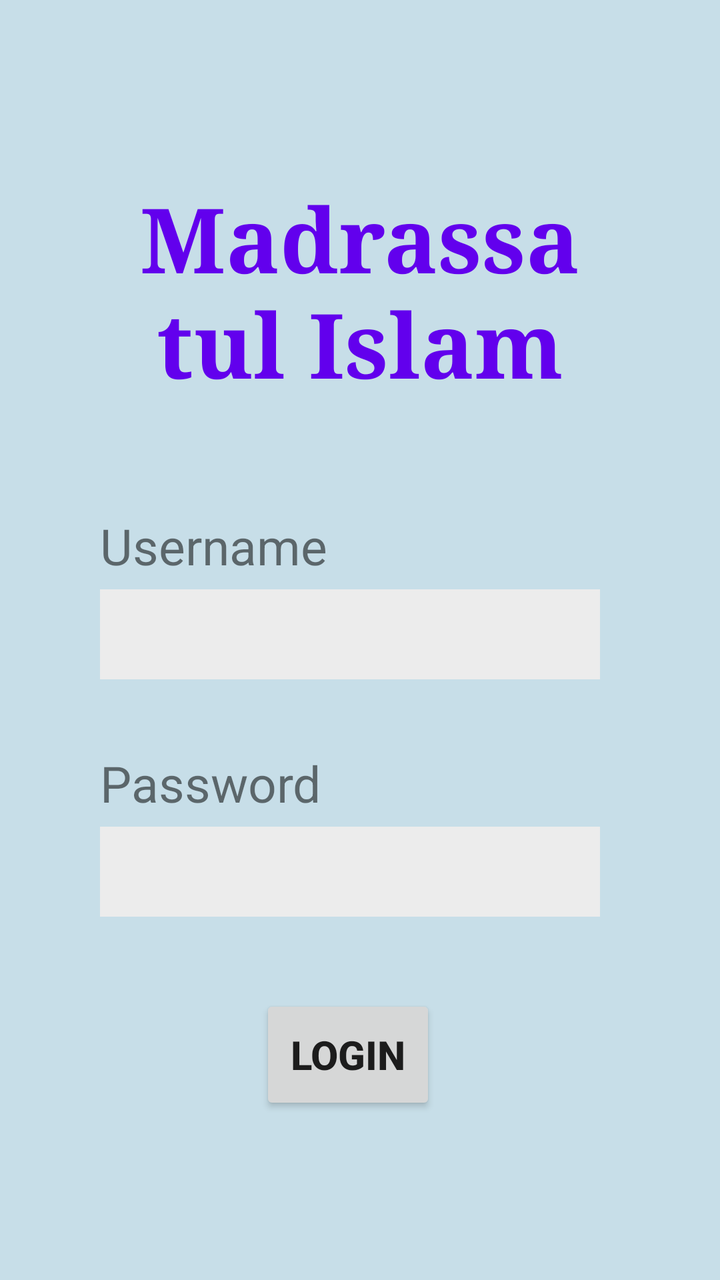
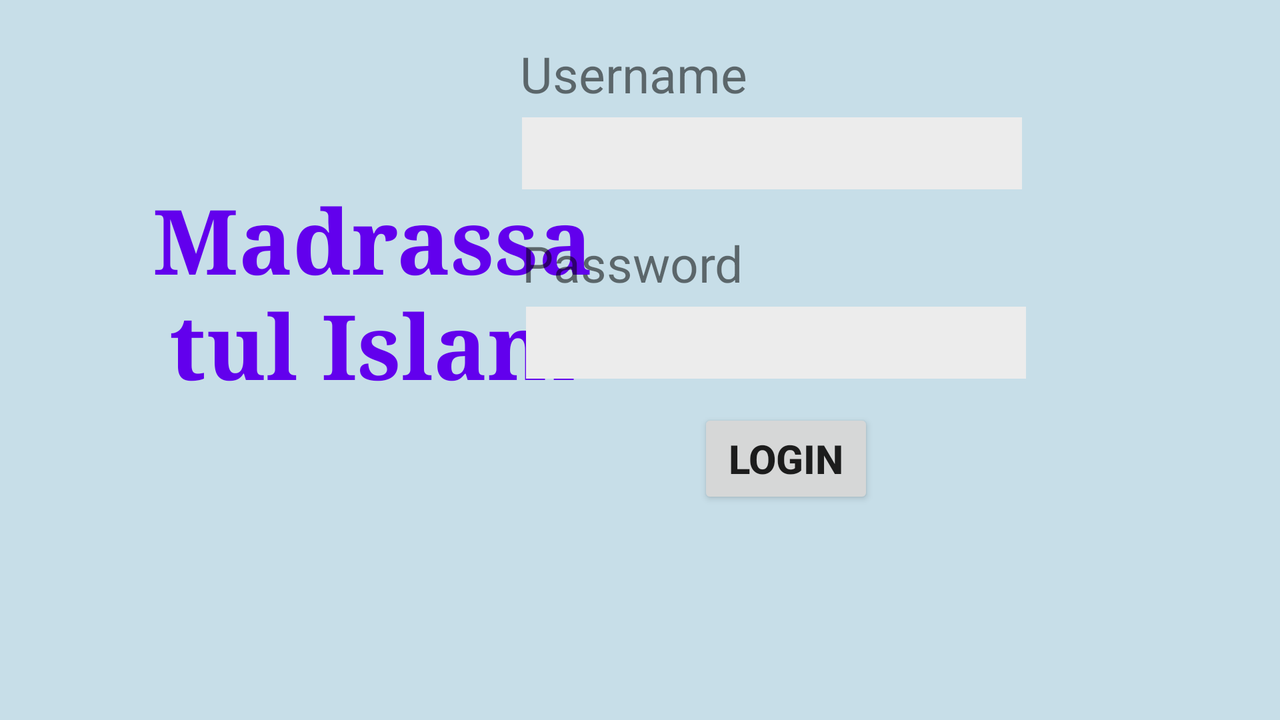

Two renders of one Android screen. The first uses the default layout on a phone; the second uses the alternative layout the repository ships for a different screen configuration, on a matching device. The two XML files are below.
<!-- AndroidManifest.xml: application theme Theme.MadrassaApp -->
<!-- res/layout/activity_main.xml -->
<?xml version="1.0" encoding="utf-8"?>
<RelativeLayout xmlns:android="http://schemas.android.com/apk/res/android"
    xmlns:tools="http://schemas.android.com/tools"
    android:layout_width="match_parent"
    android:layout_height="match_parent"
    tools:context=".MainActivity"
    android:background="#C7DEE8">

    <TextView
        android:id="@+id/name"
        android:layout_width="324dp"
        android:layout_height="121dp"
        android:layout_marginStart="50dp"
        android:layout_marginLeft="50dp"
        android:layout_marginTop="85dp"
        android:layout_marginEnd="50dp"
        android:layout_marginRight="50dp"
        android:layout_marginBottom="50dp"
        android:gravity="center"
        android:fontFamily="serif"
        android:textColor="#6200ED"
        android:text="Madrassa tul Islam"
        android:textSize="45sp"
        android:textStyle="bold"/>

    <TextView
        android:id="@+id/username"
        android:layout_width="match_parent"
        android:layout_height="wrap_content"
        android:layout_below="@id/name"
        android:layout_marginLeft="50dp"
        android:text="Username"
        android:textSize="25dp" />

    <EditText
        android:id="@+id/uname"
        android:layout_width="250dp"
        android:layout_height="45dp"
        android:layout_marginLeft="50dp"
        android:paddingLeft="12dp"
        android:layout_below="@id/username"
        android:layout_marginTop="5dp"
        android:background="#ECECEC" />

    <TextView
        android:id="@+id/pwd"
        android:layout_width="match_parent"
        android:layout_height="wrap_content"
        android:layout_below="@+id/uname"
        android:layout_marginTop="35dp"
        android:layout_marginLeft="50dp"
        android:text="Password"
        android:textSize="25dp"/>

    <EditText
        android:id="@+id/password"
        android:layout_width="250dp"
        android:layout_height="45dp"
        android:layout_marginLeft="50dp"
        android:layout_marginTop="5dp"
        android:paddingLeft="12dp"
        android:inputType="textWebPassword"
        android:background="#ECECEC"
        android:layout_below="@id/pwd"/>

    <Button
        android:id="@+id/btn"
        android:layout_width="wrap_content"
        android:layout_height="60dp"
        android:layout_below="@id/password"
        android:layout_marginLeft="130dp"
        android:layout_marginTop="39dp"
        android:gravity="center"
        android:text="Login"
        android:textSize="20sp"
        android:textStyle="bold" />


</RelativeLayout>
<!-- resources referenced by this layout -->
<resources>
  <style name="Theme.MadrassaApp" parent="Theme.MaterialComponents.DayNight.DarkActionBar">
          
          <item name="colorPrimary">@color/purple_500</item>
          <item name="colorPrimaryVariant">@color/purple_700</item>
          <item name="colorOnPrimary">@color/white</item>
          
          <item name="colorSecondary">@color/teal_200</item>
          <item name="colorSecondaryVariant">@color/teal_700</item>
          <item name="colorOnSecondary">@color/black</item>
          
          <item name="android:statusBarColor" tools:targetApi="21">?attr/colorPrimaryVariant</item>
          
      </style>
</resources>
<!-- res/layout-land/activity_main.xml (the author's variant of the layout above) -->
<!-- drawn on the phone turned sideways -->
<?xml version="1.0" encoding="utf-8"?>
<RelativeLayout xmlns:android="http://schemas.android.com/apk/res/android"
    xmlns:tools="http://schemas.android.com/tools"
    android:layout_width="match_parent"
    android:layout_height="match_parent"
    tools:context=".MainActivity"
    android:background="#C7DEE8">

    <TextView
        android:id="@+id/name"
        android:layout_width="273dp"
        android:layout_height="182dp"
        android:layout_alignParentStart="true"
        android:layout_alignParentLeft="true"
        android:layout_marginStart="50dp"
        android:layout_marginLeft="50dp"
        android:layout_marginTop="55dp"
        android:layout_marginEnd="50dp"
        android:layout_marginRight="50dp"
        android:layout_marginBottom="50dp"
        android:fontFamily="serif"
        android:gravity="center"
        android:text="Madrassa tul Islam"
        android:textColor="#6200ED"
        android:textSize="45sp"
        android:textStyle="bold" />

    <TextView
        android:id="@+id/username"
        android:layout_width="261dp"
        android:layout_height="wrap_content"
        android:layout_alignParentEnd="true"
        android:layout_alignParentRight="true"
        android:layout_marginEnd="119dp"
        android:layout_marginTop="20dp"
        android:layout_marginRight="119dp"
        android:text="Username"
        android:textSize="25dp" />

    <EditText
        android:id="@+id/uname"
        android:layout_width="250dp"
        android:layout_height="36dp"
        android:layout_below="@+id/username"
        android:layout_alignParentEnd="true"
        android:layout_alignParentRight="true"
        android:layout_marginTop="5dp"
        android:layout_marginEnd="129dp"
        android:layout_marginRight="129dp"
        android:background="#ECECEC" />

    <TextView
        android:id="@+id/pwd"
        android:layout_width="283dp"
        android:layout_height="wrap_content"
        android:layout_below="@+id/uname"
        android:layout_alignParentEnd="true"
        android:layout_alignParentRight="true"
        android:layout_marginTop="20dp"
        android:layout_marginEnd="96dp"
        android:layout_marginRight="96dp"
        android:text="Password"
        android:textSize="25dp" />

    <EditText
        android:id="@+id/password"
        android:layout_width="250dp"
        android:layout_height="36dp"
        android:layout_below="@+id/pwd"
        android:layout_alignParentEnd="true"
        android:layout_alignParentRight="true"
        android:layout_marginTop="5dp"
        android:layout_marginEnd="127dp"
        android:layout_marginRight="127dp"
        android:background="#ECECEC"
        android:inputType="textWebPassword" />

    <Button
        android:id="@+id/btn"
        android:layout_width="wrap_content"
        android:layout_height="50dp"
        android:layout_below="@+id/password"
        android:layout_alignParentEnd="true"
        android:layout_alignParentRight="true"
        android:layout_marginLeft="130dp"
        android:layout_marginTop="15dp"
        android:layout_marginEnd="203dp"
        android:layout_marginRight="203dp"
        android:gravity="center"
        android:text="Login"
        android:textSize="20sp"
        android:textStyle="bold" />


</RelativeLayout>
